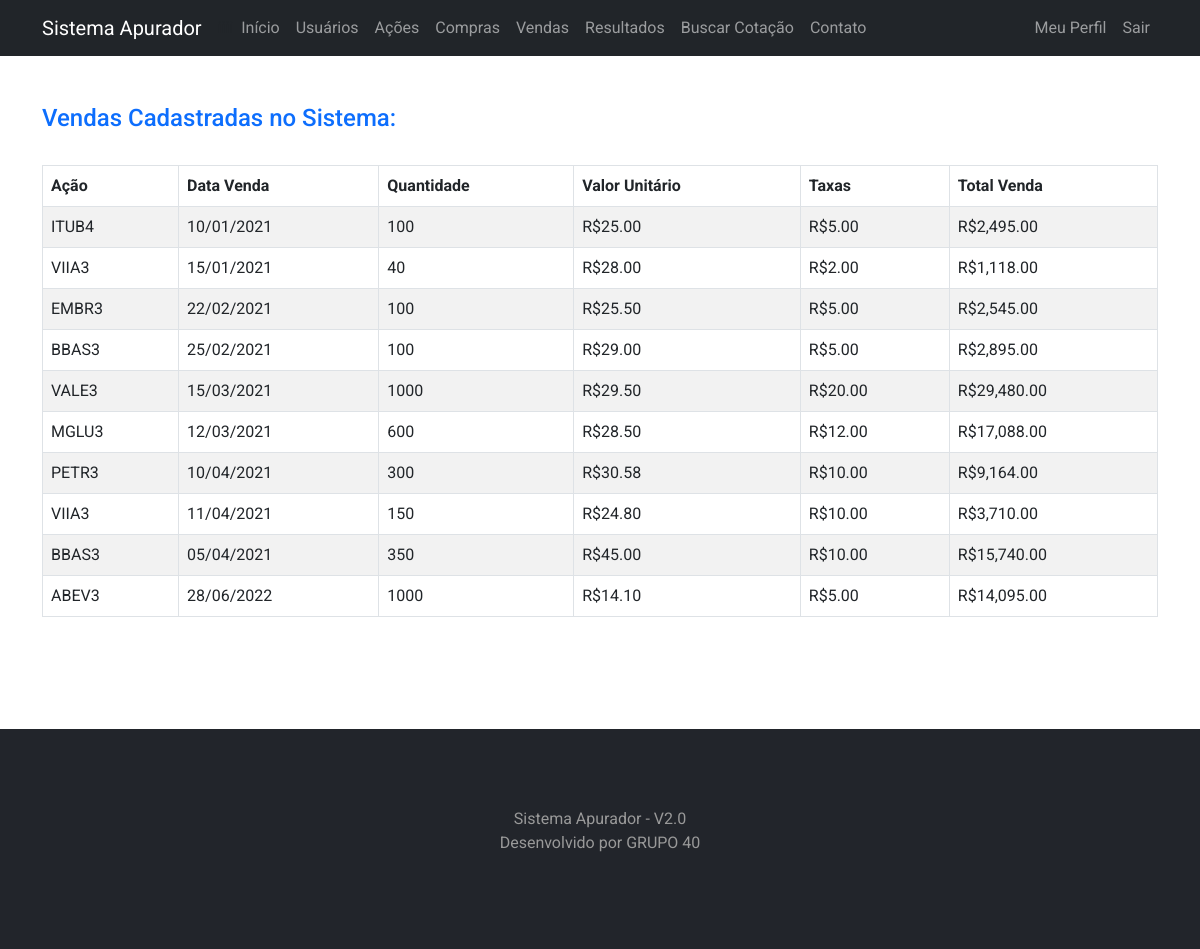
Page /vendas/lista (signed in) on the committed database.
### app/models.py (models this page shows, shortened)
class Vendas(database.Model):
    id = database.Column(database.Integer, primary_key=True, autoincrement=True)
    id_acao = database.Column(database.Integer, database.ForeignKey('acoes.id'), nullable=False)
    id_usuario = database.Column(database.Integer, database.ForeignKey('usuario.id'), nullable=False)
    data = database.Column(database.Integer, nullable=False)
    quantidade = database.Column(database.Integer, nullable=False)
    valor_unitario = database.Column(database.Numeric, nullable=False)
    total_taxas = database.Column(database.Numeric, nullable=False)
    total_venda = database.Column(database.Numeric, nullable=False)
    resultado = database.Column(database.Numeric)
    acao = database.relationship(
        "Acoes", foreign_keys=[id_acao], back_populates="vendas"
    )

class Acoes(database.Model):
    id = database.Column(database.Integer, primary_key=True, autoincrement=True)
    nome = database.Column(database.String, nullable=False)
    ticker = database.Column(database.String, nullable=False, unique=True)
    compras = database.relationship(
        "Compras", foreign_keys="[Compras.id_acao]", back_populates="acao"
    )
    vendas = database.relationship(
        "Vendas", foreign_keys="[Vendas.id_acao]", back_populates="acao"
    )

### app/routes.py (the view)
@app.route('/vendas/lista')
def vendas_lista():
    vendas = Vendas.query.filter(Vendas.id_usuario==current_user.id).order_by(Vendas.id.asc())
    for venda in vendas:
        venda.data = date.fromisoformat(venda.data)
        venda.data_formatada = venda.data.strftime('%d/%m/%Y')
        if (venda.valor_unitario is not None):
            venda.valor = "R${:,.2f}".format(venda.valor_unitario)
        else:
            venda.valor = ''
        if (venda.total_taxas is not None):
            venda.taxas = "R${:,.2f}".format(venda.total_taxas)
        else:
            venda.taxas = ''
        if (venda.total_venda is not None):
            venda.total_formatado = "R${:,.2f}".format(venda.total_venda)
        else:
            venda.total_formatado = ''
    return render_template('vendaslista.html', vendas=vendas)

### app/models.py (called while the page is built)
@login_manager.user_loader
def load_usuario(id_usuario):
    return Usuario.query.get(int(id_usuario))

### app/templates/vendaslista.html (shortened to what this page needs)
{% extends 'base.html' %}
{% block body %}
<div class="container">
    <h4 class="text-primary">Vendas Cadastradas no Sistema:</h4> <br>
    <table class="table table-striped table-bordered table-condensed table-hover">
        <thead>
            <tr>
                <th>Ação</th>
                <th>Data Venda</th>
                <th>Quantidade</th>
                <th>Valor Unitário</th>
                <th>Taxas</th>
                <th>Total Venda</th>
            </tr>
        </thead>
        <tbody>
            {% for venda in vendas %}
            <tr>
                <td>{{ venda.acao.ticker }}</td>
                <td>{{ venda.data_formatada }}</td>
                <td>{{ venda.quantidade }}</td>
                <td>{{ venda.valor }}</td>
                <td>{{ venda.taxas }}</td>
                <td>{{ venda.total_formatado }}</td>
            </tr>
            {% endfor %}
        </tbody>
    </table>
</div>
{% endblock %}

### app/static/main.css (style rules this page uses)
body { font-family: 'Roboto', sans-serif; }

### rows in the picture
Vendas: acao.ticker "ITUB4", data_formatada "10/01/2021", quantidade "100", valor "R$25.00", taxas "R$5.00", total_formatado "R$2,495.00"
Vendas: acao.ticker "VIIA3", data_formatada "15/01/2021", quantidade "40", valor "R$28.00", taxas "R$2.00", total_formatado "R$1,118.00"
Vendas: acao.ticker "EMBR3", data_formatada "22/02/2021", quantidade "100", valor "R$25.50", taxas "R$5.00", total_formatado "R$2,545.00"
Vendas: acao.ticker "BBAS3", data_formatada "25/02/2021", quantidade "100", valor "R$29.00", taxas "R$5.00", total_formatado "R$2,895.00"
Vendas: acao.ticker "VALE3", data_formatada "15/03/2021", quantidade "1000", valor "R$29.50", taxas "R$20.00", total_formatado "R$29,480.00"
Vendas: acao.ticker "MGLU3", data_formatada "12/03/2021", quantidade "600", valor "R$28.50", taxas "R$12.00", total_formatado "R$17,088.00"
Vendas: acao.ticker "PETR3", data_formatada "10/04/2021", quantidade "300", valor "R$30.58", taxas "R$10.00", total_formatado "R$9,164.00"
Vendas: acao.ticker "VIIA3", data_formatada "11/04/2021", quantidade "150", valor "R$24.80", taxas "R$10.00", total_formatado "R$3,710.00"
Vendas: acao.ticker "BBAS3", data_formatada "05/04/2021", quantidade "350", valor "R$45.00", taxas "R$10.00", total_formatado "R$15,740.00"
Vendas: acao.ticker "ABEV3", data_formatada "28/06/2022", quantidade "1000", valor "R$14.10", taxas "R$5.00", total_formatado "R$14,095.00"
